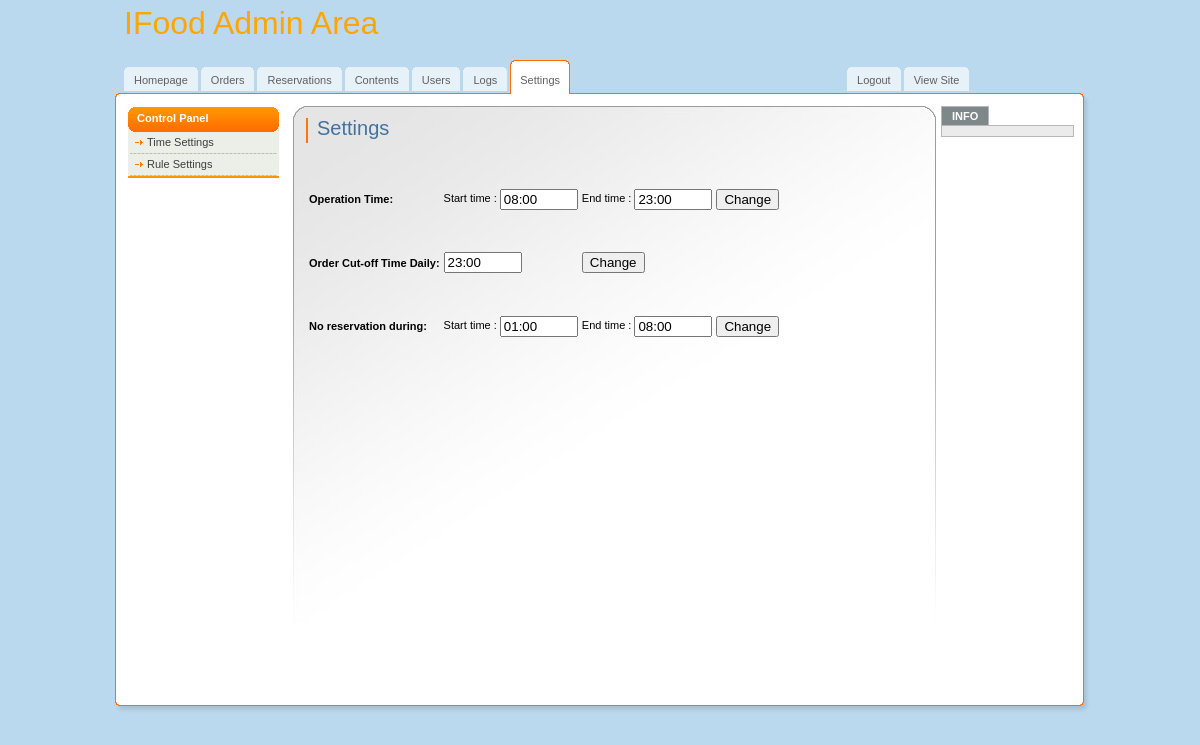
Page /admin/setting.php (signed in) on the committed database.
### tables this page shows
CREATE TABLE `setting` (
  `id` int(11) NOT NULL AUTO_INCREMENT,
  `name` varchar(200) DEFAULT NULL COMMENT '// operation_time, order_crtoff, no_reservation',
  `start_time` time DEFAULT NULL,
  `end_time` time DEFAULT NULL,
  PRIMARY KEY (`id`)
);

### admin/setting.php (the view, shortened to what this page needs)
<?php
if ($_SESSION['role']==3){
    header('Location: no_permission.php');
}else if(!isset($_SESSION['role'])){
    header('Location:login.php');
}else{
include 'dbFunctions.php';
$getSetting = "SELECT * FROM setting";
$result= mysqli_query($link, $getSetting) or die(mysqli_error($link));
while($row=  mysqli_fetch_array($result)){
    if($row['name']=="operationtime"){
        $operation_s=date('H:i',strtotime($row['start_time']));
        $operation_e=date('H:i',strtotime($row['end_time']));
    }else if($row['name']=="order_cutoff"){
        $order_e=date('H:i',strtotime($row['end_time']));
    }else if($row['name']=="no_reservation"){
        $reservation_s=date('H:i',strtotime($row['start_time']));
        $reservation_e=date('H:i',strtotime($row['end_time']));
    }
}
?>
<!DOCTYPE html>
<html>
<head>
      <link rel="stylesheet" href="css/jquery-ui-1.8.14.custom.css" type="text/css" />
    <link rel="stylesheet" href="css/jquery.ui.timepicker.css" type="text/css" />
</head>
<body>
<div id="main">
	<div id="header">
		<a href="dashboard.php" class="logo" style="font-size:xx-large;color:orange;">IFood Admin Area</a>
		<ul id="top-navigation">
			<li><span><span><a href="dashboard.php">Homepage</a></span></span></li>
			<li><span><span><a href="orders.php">Orders</a></span></span></li>
			<li><span><span><a href="reservation.php">Reservations</a></span></span></li>
			<li><span><span><a href="contents.php">Contents</a></span></span></li>
			<li><span><span><a href="users.php">Users</a></span></span></li>
                        <li><span><span><a href="logs.php">Logs</a></span></span></li>
                        <li class="active"><span><span>Settings</span></span></li>
                        <li style="position:relative;left:275px;"><span><span><a href="../logOut.php">Logout</a></span></span></li>
                        <li style="position:relative;left:275px;;"><span><span><a href="../index.php">View Site</a></span></span></li>
		</ul>
	</div>
	<div id="middle">
		<div id="left-column">
			<h3>Control Panel</h3>
			<ul class="nav">
				<li><a href="setting.php">Time Settings</a></li>
                                <li><a href="rules.php">Rule Settings</a></li>
			</ul>
		</div>
		<div id="center-column">
			<div class="top-bar">
				<h1>Settings</h1>
			</div>
                <div>
                        <br /><br />
                        <table>
                       <form method="post" action="<?php echo htmlentities($_SERVER['PHP_SELF']); ?>" name="form1" id="form1">
                        <tr height="100px"> <td><b>Operation Time:</b></td>
                         <td>Start time :
        <input type="text" name="st" style="width: 70px" id="timepicker_start" value="<?php echo $operation_s; ?>" /></td>
        <td>End time :
        <input type="text" name="et" style="width: 70px" id="timepicker_end" value="<?php echo $operation_e;?>" /></td>
        <td><input type="Submit" value="Change" name="submit"/></td>
                        </tr>
                        </form>
                        <form method="post" action="<?php echo htmlentities($_SERVER['PHP_SELF']); ?>" name="form2" id="form2">
                        <tr><td><b>Order Cut-off Time Daily:</b></td>
        <td><input type="text" name="et" style="width: 70px" id="timepicker_end_order" value="<?php echo $order_e;?>" /></td>
        <td><input type="Submit" value="Change" name="submit"/></td>
                        </tr>
                        </form>
                        <form method="post" action="<?php echo htmlentities($_SERVER['PHP_SELF']); ?>" name="form3" id="form3">
                        <tr height="100px"><td><b>No reservation during:</b></td>
                         <td>Start time :
        <input type="text" name="st" style="width: 70px" id="timepicker_start_r" value="<?php echo $reservation_s; ?>" /></td>
        <td>End time :
        <input type="text" name="et" style="width: 70px" id="timepicker_end_r" value="<?php echo $reservation_e;?>" /></td>
        <td><input type="Submit" value="Change" name="submit"/></td>
                        </tr>
                        </form>
                        </table>
                </div>
		</div>
		<div id="right-column">
			<strong class="h">INFO</strong>
			<div class="box"></div>
	  </div>
	</div>
	<div id="footer"></div>
</div>
</body>
</html>
<?php }?>

### admin/css/all.css (style rules this page uses)
body { margin:0; padding:0; background:#BBD9EE; color:#000; font-family:tahoma,arial,sans-serif; font-size:11px; }
form { margin:0; padding:0 }
a { color:#060606;text-decoration: none }
input { vertical-align:middle }
#main { width:992px; margin:0 auto; }
#header { position:relative; width:992px; height:106px; background:url(../img/bg-header.gif) no-repeat left bottom; }
a.logo { position:absolute; top:5px; left:20px; }
#top-navigation { position:absolute; top:60px; left:20px; margin:0; padding:0; list-style:none; }
#top-navigation li { float:left; margin:0 3px 0 0; height:34px; background:url(../img/tab.gif) repeat-x top; }
#top-navigation li a { float:left; display:block; height:20px; line-height:19px; color:#606060; padding:4px 0 0 0; }
#top-navigation li span { float:left; background:url(../img/tab-left.gif) no-repeat left top; }
#top-navigation li span span { background:url(../img/tab-right.gif) no-repeat right top; padding:7px 10px 0 10px; }
#top-navigation li.active { padding:0; height:34px; background:url(../img/tab-active.gif) repeat-x top; margin-right:2px; }
#top-navigation li.active span { background:url(../img/tab-active-left.gif) no-repeat left top; height:34px; }
#top-navigation li.active span span { background:url(../img/tab-active-right.gif) no-repeat right top; height:23px; padding:11px 10px 0 10px; line-height:19px; color:#606060; }
#middle { float:left; width:967px; background:url(../img/bg-middle.gif) repeat-y left; padding:0 13px 0 12px; }
#left-column { float:left; padding:1px 14px 0 12px; width:151px; }
#right-column { float:right; padding:0 9px 0 0; width:133px; }
#center-column { float:left; width:614px; background:url(../img/bg-center-column.jpg) no-repeat left top; min-height:584px; padding:12px 16px 0 13px; }
#footer { float:left; width:100%; background:url(../img/bg-footer.gif) no-repeat; height:15px; }
#left-column a { color:#3E3E3E; }
#left-column h3 { font-size:11px; margin:0; color:#fff; background:url(../img/bg-left-header.gif) no-repeat left top; height:25px; line-height:23px; padding:0 0 0 9px; }
ul.nav { margin:0 0 11px 0; border-bottom:2px solid #FF9600; background:#ECEFE7; list-style:none; padding:0 2px; }
ul.nav li { padding:4px 4px 6px 5px; background:url(../img/bg-dotted.gif) repeat-x bottom; }
ul.nav a { padding:0 0 0 12px; background:url(../img/arrow.gif) no-repeat 0 4px; }
.top-bar { float:left; width:603px; border-left:2px solid #f70; padding:0 0 0 9px; margin:0 0 4px 0; }
.top-bar h1 { font:20px/21px verdana,sans-serif; color:#43729F; margin:0 0 4px 0; }
#right-column .h { float:left; background:#7E878A; border:1px solid #B8B8B8; border-bottom:0; padding:3px 10px; color:#fff; text-transform:uppercase; }
#right-column .box { float:left; width:121px; padding:5px; border:1px solid #B8B8B8; background:#EBEBEB; margin:0 0 15px 0; }

### rows in the picture
setting: st "08:00", et "23:00"
setting: et "23:00"
setting: st "01:00", et "08:00"
